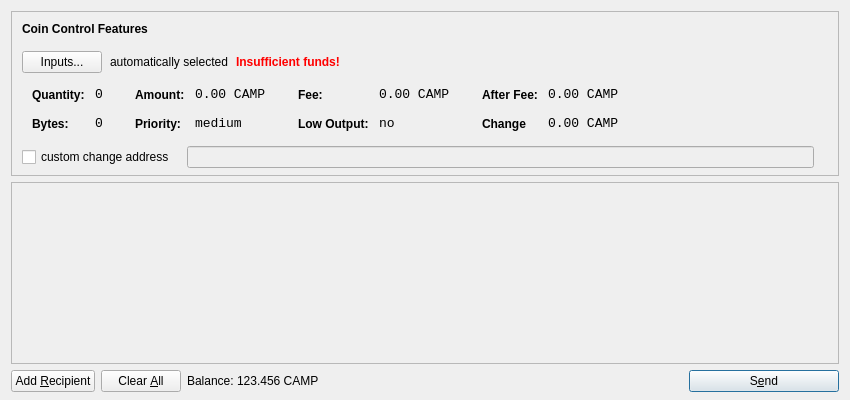
<?xml version="1.0" encoding="UTF-8"?>
<ui version="4.0">
 <class>SendCoinsDialog</class>
 <widget class="QDialog" name="SendCoinsDialog">
  <property name="geometry">
   <rect>
    <x>0</x>
    <y>0</y>
    <width>850</width>
    <height>400</height>
   </rect>
  </property>
  <property name="windowTitle">
   <string>Send Coins</string>
  </property>
  <layout class="QVBoxLayout" name="verticalLayout" stretch="0,1,0">
   <property name="bottomMargin">
    <number>8</number>
   </property>
   <item>
    <widget class="QFrame" name="frameCoinControl">
     <property name="sizePolicy">
      <sizepolicy hsizetype="Expanding" vsizetype="Expanding">
       <horstretch>0</horstretch>
       <verstretch>0</verstretch>
      </sizepolicy>
     </property>
     <property name="maximumSize">
      <size>
       <width>16777215</width>
       <height>16777215</height>
      </size>
     </property>
     <property name="frameShape">
      <enum>QFrame::StyledPanel</enum>
     </property>
     <property name="frameShadow">
      <enum>QFrame::Sunken</enum>
     </property>
     <layout class="QVBoxLayout" name="verticalLayoutCoinControl2">
      <property name="spacing">
       <number>-1</number>
      </property>
      <property name="leftMargin">
       <number>0</number>
      </property>
      <property name="topMargin">
       <number>0</number>
      </property>
      <property name="rightMargin">
       <number>0</number>
      </property>
      <property name="bottomMargin">
       <number>6</number>
      </property>
      <item>
       <layout class="QVBoxLayout" name="verticalLayoutCoinControl" stretch="0,0,0,0,1">
        <property name="spacing">
         <number>0</number>
        </property>
        <property name="leftMargin">
         <number>10</number>
        </property>
        <property name="topMargin">
         <number>10</number>
        </property>
        <item>
         <layout class="QHBoxLayout" name="horizontalLayoutCoinControl1">
          <property name="bottomMargin">
           <number>15</number>
          </property>
          <item>
           <widget class="QLabel" name="labelCoinControlFeatures">
            <property name="sizePolicy">
             <sizepolicy hsizetype="Preferred" vsizetype="Maximum">
              <horstretch>0</horstretch>
              <verstretch>0</verstretch>
             </sizepolicy>
            </property>
            <property name="font">
             <font>
              <weight>75</weight>
              <bold>true</bold>
             </font>
            </property>
            <property name="styleSheet">
             <string notr="true">font-weight:bold;</string>
            </property>
            <property name="text">
             <string>Coin Control Features</string>
            </property>
           </widget>
          </item>
         </layout>
        </item>
        <item>
         <layout class="QHBoxLayout" name="horizontalLayoutCoinControl2" stretch="0,0,0,0">
          <property name="spacing">
           <number>8</number>
          </property>
          <property name="bottomMargin">
           <number>10</number>
          </property>
          <item>
           <widget class="QPushButton" name="pushButtonCoinControl">
            <property name="styleSheet">
             <string notr="true"/>
            </property>
            <property name="text">
             <string>Inputs...</string>
            </property>
           </widget>
          </item>
          <item>
           <widget class="QLabel" name="labelCoinControlAutomaticallySelected">
            <property name="text">
             <string>automatically selected</string>
            </property>
            <property name="margin">
             <number>5</number>
            </property>
           </widget>
          </item>
          <item>
           <widget class="QLabel" name="labelCoinControlInsuffFunds">
            <property name="font">
             <font>
              <weight>75</weight>
              <bold>true</bold>
             </font>
            </property>
            <property name="styleSheet">
             <string notr="true">color:red;font-weight:bold;</string>
            </property>
            <property name="text">
             <string>Insufficient funds!</string>
            </property>
            <property name="margin">
             <number>5</number>
            </property>
           </widget>
          </item>
          <item>
           <spacer name="horizontalSpacerCoinControl">
            <property name="orientation">
             <enum>Qt::Horizontal</enum>
            </property>
            <property name="sizeHint" stdset="0">
             <size>
              <width>40</width>
              <height>1</height>
             </size>
            </property>
           </spacer>
          </item>
         </layout>
        </item>
        <item>
         <widget class="QWidget" name="widgetCoinControl" native="true">
          <property name="sizePolicy">
           <sizepolicy hsizetype="Preferred" vsizetype="Preferred">
            <horstretch>0</horstretch>
            <verstretch>0</verstretch>
           </sizepolicy>
          </property>
          <property name="minimumSize">
           <size>
            <width>0</width>
            <height>0</height>
           </size>
          </property>
          <property name="styleSheet">
           <string notr="true"/>
          </property>
          <layout class="QHBoxLayout" name="horizontalLayoutCoinControl5">
           <property name="margin">
            <number>0</number>
           </property>
           <item>
            <layout class="QHBoxLayout" name="horizontalLayoutCoinControl3" stretch="0,0,0,1">
             <property name="spacing">
              <number>20</number>
             </property>
             <property name="topMargin">
              <number>0</number>
             </property>
             <property name="bottomMargin">
              <number>10</number>
             </property>
             <item>
              <layout class="QFormLayout" name="formLayoutCoinControl1">
               <property name="horizontalSpacing">
                <number>10</number>
               </property>
               <property name="verticalSpacing">
                <number>14</number>
               </property>
               <property name="leftMargin">
                <number>10</number>
               </property>
               <property name="topMargin">
                <number>4</number>
               </property>
               <property name="rightMargin">
                <number>6</number>
               </property>
               <item row="0" column="0">
                <widget class="QLabel" name="labelCoinControlQuantityText">
                 <property name="styleSheet">
                  <string notr="true">font-weight:bold;</string>
                 </property>
                 <property name="text">
                  <string>Quantity:</string>
                 </property>
                 <property name="margin">
                  <number>0</number>
                 </property>
                </widget>
               </item>
               <item row="0" column="1">
                <widget class="QLabel" name="labelCoinControlQuantity">
                 <property name="font">
                  <font>
                   <family>Monospace</family>
                   <pointsize>10</pointsize>
                  </font>
                 </property>
                 <property name="cursor">
                  <cursorShape>IBeamCursor</cursorShape>
                 </property>
                 <property name="contextMenuPolicy">
                  <enum>Qt::ActionsContextMenu</enum>
                 </property>
                 <property name="text">
                  <string>0</string>
                 </property>
                 <property name="margin">
                  <number>0</number>
                 </property>
                 <property name="textInteractionFlags">
                  <set>Qt::LinksAccessibleByMouse|Qt::TextSelectableByKeyboard|Qt::TextSelectableByMouse</set>
                 </property>
                </widget>
               </item>
               <item row="1" column="0">
                <widget class="QLabel" name="labelCoinControlBytesText">
                 <property name="styleSheet">
                  <string notr="true">font-weight:bold;</string>
                 </property>
                 <property name="text">
                  <string>Bytes:</string>
                 </property>
                </widget>
               </item>
               <item row="1" column="1">
                <widget class="QLabel" name="labelCoinControlBytes">
                 <property name="font">
                  <font>
                   <family>Monospace</family>
                   <pointsize>10</pointsize>
                  </font>
                 </property>
                 <property name="cursor">
                  <cursorShape>IBeamCursor</cursorShape>
                 </property>
                 <property name="contextMenuPolicy">
                  <enum>Qt::ActionsContextMenu</enum>
                 </property>
                 <property name="text">
                  <string>0</string>
                 </property>
                 <property name="textInteractionFlags">
                  <set>Qt::LinksAccessibleByMouse|Qt::TextSelectableByKeyboard|Qt::TextSelectableByMouse</set>
                 </property>
                </widget>
               </item>
              </layout>
             </item>
             <item>
              <layout class="QFormLayout" name="formLayoutCoinControl2">
               <property name="horizontalSpacing">
                <number>10</number>
               </property>
               <property name="verticalSpacing">
                <number>14</number>
               </property>
               <property name="leftMargin">
                <number>6</number>
               </property>
               <property name="topMargin">
                <number>4</number>
               </property>
               <property name="rightMargin">
                <number>6</number>
               </property>
               <item row="0" column="0">
                <widget class="QLabel" name="labelCoinControlAmountText">
                 <property name="styleSheet">
                  <string notr="true">font-weight:bold;</string>
                 </property>
                 <property name="text">
                  <string>Amount:</string>
                 </property>
                 <property name="margin">
                  <number>0</number>
                 </property>
                </widget>
               </item>
               <item row="0" column="1">
                <widget class="QLabel" name="labelCoinControlAmount">
                 <property name="font">
                  <font>
                   <family>Monospace</family>
                   <pointsize>10</pointsize>
                  </font>
                 </property>
                 <property name="cursor">
                  <cursorShape>IBeamCursor</cursorShape>
                 </property>
                 <property name="contextMenuPolicy">
                  <enum>Qt::ActionsContextMenu</enum>
                 </property>
                 <property name="text">
                  <string>0.00 CAMP</string>
                 </property>
                 <property name="textInteractionFlags">
                  <set>Qt::LinksAccessibleByMouse|Qt::TextSelectableByKeyboard|Qt::TextSelectableByMouse</set>
                 </property>
                </widget>
               </item>
               <item row="1" column="0">
                <widget class="QLabel" name="labelCoinControlPriorityText">
                 <property name="styleSheet">
                  <string notr="true">font-weight:bold;</string>
                 </property>
                 <property name="text">
                  <string>Priority:</string>
                 </property>
                </widget>
               </item>
               <item row="1" column="1">
                <widget class="QLabel" name="labelCoinControlPriority">
                 <property name="font">
                  <font>
                   <family>Monospace</family>
                   <pointsize>10</pointsize>
                  </font>
                 </property>
                 <property name="cursor">
                  <cursorShape>IBeamCursor</cursorShape>
                 </property>
                 <property name="contextMenuPolicy">
                  <enum>Qt::ActionsContextMenu</enum>
                 </property>
                 <property name="text">
                  <string>medium</string>
                 </property>
                 <property name="textInteractionFlags">
                  <set>Qt::LinksAccessibleByMouse|Qt::TextSelectableByKeyboard|Qt::TextSelectableByMouse</set>
                 </property>
                </widget>
               </item>
              </layout>
             </item>
             <item>
              <layout class="QFormLayout" name="formLayoutCoinControl3">
               <property name="horizontalSpacing">
                <number>10</number>
               </property>
               <property name="verticalSpacing">
                <number>14</number>
               </property>
               <property name="leftMargin">
                <number>6</number>
               </property>
               <property name="topMargin">
                <number>4</number>
               </property>
               <property name="rightMargin">
                <number>6</number>
               </property>
               <item row="0" column="0">
                <widget class="QLabel" name="labelCoinControlFeeText">
                 <property name="styleSheet">
                  <string notr="true">font-weight:bold;</string>
                 </property>
                 <property name="text">
                  <string>Fee:</string>
                 </property>
                 <property name="margin">
                  <number>0</number>
                 </property>
                </widget>
               </item>
               <item row="0" column="1">
                <widget class="QLabel" name="labelCoinControlFee">
                 <property name="font">
                  <font>
                   <family>Monospace</family>
                   <pointsize>10</pointsize>
                  </font>
                 </property>
                 <property name="cursor">
                  <cursorShape>IBeamCursor</cursorShape>
                 </property>
                 <property name="contextMenuPolicy">
                  <enum>Qt::ActionsContextMenu</enum>
                 </property>
                 <property name="text">
                  <string>0.00 CAMP</string>
                 </property>
                 <property name="textInteractionFlags">
                  <set>Qt::LinksAccessibleByMouse|Qt::TextSelectableByKeyboard|Qt::TextSelectableByMouse</set>
                 </property>
                </widget>
               </item>
               <item row="1" column="0">
                <widget class="QLabel" name="labelCoinControlLowOutputText">
                 <property name="styleSheet">
                  <string notr="true">font-weight:bold;</string>
                 </property>
                 <property name="text">
                  <string>Low Output:</string>
                 </property>
                </widget>
               </item>
               <item row="1" column="1">
                <widget class="QLabel" name="labelCoinControlLowOutput">
                 <property name="font">
                  <font>
                   <family>Monospace</family>
                   <pointsize>10</pointsize>
                  </font>
                 </property>
                 <property name="cursor">
                  <cursorShape>IBeamCursor</cursorShape>
                 </property>
                 <property name="contextMenuPolicy">
                  <enum>Qt::ActionsContextMenu</enum>
                 </property>
                 <property name="text">
                  <string>no</string>
                 </property>
                 <property name="textInteractionFlags">
                  <set>Qt::LinksAccessibleByMouse|Qt::TextSelectableByKeyboard|Qt::TextSelectableByMouse</set>
                 </property>
                </widget>
               </item>
              </layout>
             </item>
             <item>
              <layout class="QFormLayout" name="formLayoutCoinControl4">
               <property name="horizontalSpacing">
                <number>10</number>
               </property>
               <property name="verticalSpacing">
                <number>14</number>
               </property>
               <property name="leftMargin">
                <number>6</number>
               </property>
               <property name="topMargin">
                <number>4</number>
               </property>
               <property name="rightMargin">
                <number>6</number>
               </property>
               <item row="0" column="0">
                <widget class="QLabel" name="labelCoinControlAfterFeeText">
                 <property name="styleSheet">
                  <string notr="true">font-weight:bold;</string>
                 </property>
                 <property name="text">
                  <string>After Fee:</string>
                 </property>
                 <property name="margin">
                  <number>0</number>
                 </property>
                </widget>
               </item>
               <item row="0" column="1">
                <widget class="QLabel" name="labelCoinControlAfterFee">
                 <property name="font">
                  <font>
                   <family>Monospace</family>
                   <pointsize>10</pointsize>
                  </font>
                 </property>
                 <property name="cursor">
                  <cursorShape>IBeamCursor</cursorShape>
                 </property>
                 <property name="contextMenuPolicy">
                  <enum>Qt::ActionsContextMenu</enum>
                 </property>
                 <property name="text">
                  <string>0.00 CAMP</string>
                 </property>
                 <property name="textInteractionFlags">
                  <set>Qt::LinksAccessibleByMouse|Qt::TextSelectableByKeyboard|Qt::TextSelectableByMouse</set>
                 </property>
                </widget>
               </item>
               <item row="1" column="0">
                <widget class="QLabel" name="labelCoinControlChangeText">
                 <property name="styleSheet">
                  <string notr="true">font-weight:bold;</string>
                 </property>
                 <property name="text">
                  <string>Change</string>
                 </property>
                </widget>
               </item>
               <item row="1" column="1">
                <widget class="QLabel" name="labelCoinControlChange">
                 <property name="font">
                  <font>
                   <family>Monospace</family>
                   <pointsize>10</pointsize>
                  </font>
                 </property>
                 <property name="cursor">
                  <cursorShape>IBeamCursor</cursorShape>
                 </property>
                 <property name="contextMenuPolicy">
                  <enum>Qt::ActionsContextMenu</enum>
                 </property>
                 <property name="text">
                  <string>0.00 CAMP</string>
                 </property>
                 <property name="textInteractionFlags">
                  <set>Qt::LinksAccessibleByMouse|Qt::TextSelectableByKeyboard|Qt::TextSelectableByMouse</set>
                 </property>
                </widget>
               </item>
              </layout>
             </item>
            </layout>
           </item>
          </layout>
         </widget>
        </item>
        <item>
         <layout class="QHBoxLayout" name="horizontalLayoutCoinControl4" stretch="0,0,0">
          <property name="spacing">
           <number>12</number>
          </property>
          <property name="sizeConstraint">
           <enum>QLayout::SetDefaultConstraint</enum>
          </property>
          <property name="topMargin">
           <number>5</number>
          </property>
          <property name="rightMargin">
           <number>5</number>
          </property>
          <item>
           <widget class="QCheckBox" name="checkBoxCoinControlChange">
            <property name="text">
             <string>custom change address</string>
            </property>
           </widget>
          </item>
          <item>
           <widget class="QLineEdit" name="lineEditCoinControlChange">
            <property name="enabled">
             <bool>false</bool>
            </property>
            <property name="sizePolicy">
             <sizepolicy hsizetype="Expanding" vsizetype="Fixed">
              <horstretch>0</horstretch>
              <verstretch>0</verstretch>
             </sizepolicy>
            </property>
           </widget>
          </item>
          <item>
           <widget class="QLabel" name="labelCoinControlChangeLabel">
            <property name="sizePolicy">
             <sizepolicy hsizetype="Preferred" vsizetype="Expanding">
              <horstretch>0</horstretch>
              <verstretch>0</verstretch>
             </sizepolicy>
            </property>
            <property name="minimumSize">
             <size>
              <width>0</width>
              <height>0</height>
             </size>
            </property>
            <property name="text">
             <string/>
            </property>
            <property name="margin">
             <number>3</number>
            </property>
           </widget>
          </item>
         </layout>
        </item>
        <item>
         <spacer name="verticalSpacerCoinControl">
          <property name="orientation">
           <enum>Qt::Vertical</enum>
          </property>
          <property name="sizeHint" stdset="0">
           <size>
            <width>800</width>
            <height>1</height>
           </size>
          </property>
         </spacer>
        </item>
       </layout>
      </item>
     </layout>
    </widget>
   </item>
   <item>
    <widget class="QScrollArea" name="scrollArea">
     <property name="widgetResizable">
      <bool>true</bool>
     </property>
     <widget class="QWidget" name="scrollAreaWidgetContents">
      <property name="geometry">
       <rect>
        <x>0</x>
        <y>0</y>
        <width>830</width>
        <height>165</height>
       </rect>
      </property>
      <layout class="QVBoxLayout" name="verticalLayout_2">
       <property name="margin">
        <number>0</number>
       </property>
       <item>
        <layout class="QVBoxLayout" name="entries">
         <property name="spacing">
          <number>6</number>
         </property>
        </layout>
       </item>
       <item>
        <spacer name="verticalSpacer">
         <property name="orientation">
          <enum>Qt::Vertical</enum>
         </property>
         <property name="sizeHint" stdset="0">
          <size>
           <width>20</width>
           <height>40</height>
          </size>
         </property>
        </spacer>
       </item>
      </layout>
     </widget>
    </widget>
   </item>
   <item>
    <layout class="QHBoxLayout" name="horizontalLayout">
     <item>
      <widget class="QPushButton" name="addButton">
       <property name="toolTip">
        <string>Send to multiple recipients at once</string>
       </property>
       <property name="text">
        <string>Add &amp;Recipient</string>
       </property>
       <property name="icon">
        <iconset resource="../bitcoin.qrc">
         <normaloff>:/icons/add</normaloff>:/icons/add</iconset>
       </property>
       <property name="autoDefault">
        <bool>false</bool>
       </property>
      </widget>
     </item>
     <item>
      <widget class="QPushButton" name="clearButton">
       <property name="sizePolicy">
        <sizepolicy hsizetype="Minimum" vsizetype="Fixed">
         <horstretch>0</horstretch>
         <verstretch>0</verstretch>
        </sizepolicy>
       </property>
       <property name="toolTip">
        <string>Remove all transaction fields</string>
       </property>
       <property name="text">
        <string>Clear &amp;All</string>
       </property>
       <property name="icon">
        <iconset resource="../bitcoin.qrc">
         <normaloff>:/icons/remove</normaloff>:/icons/remove</iconset>
       </property>
       <property name="autoRepeatDelay">
        <number>300</number>
       </property>
       <property name="autoDefault">
        <bool>false</bool>
       </property>
      </widget>
     </item>
     <item>
      <layout class="QHBoxLayout" name="horizontalLayout_2">
       <property name="spacing">
        <number>3</number>
       </property>
       <item>
        <widget class="QLabel" name="label">
         <property name="sizePolicy">
          <sizepolicy hsizetype="Preferred" vsizetype="Fixed">
           <horstretch>0</horstretch>
           <verstretch>0</verstretch>
          </sizepolicy>
         </property>
         <property name="text">
          <string>Balance:</string>
         </property>
        </widget>
       </item>
       <item>
        <widget class="QLabel" name="labelBalance">
         <property name="sizePolicy">
          <sizepolicy hsizetype="Preferred" vsizetype="Fixed">
           <horstretch>0</horstretch>
           <verstretch>0</verstretch>
          </sizepolicy>
         </property>
         <property name="cursor">
          <cursorShape>IBeamCursor</cursorShape>
         </property>
         <property name="text">
          <string>123.456 CAMP</string>
         </property>
         <property name="textInteractionFlags">
          <set>Qt::LinksAccessibleByMouse|Qt::TextSelectableByKeyboard|Qt::TextSelectableByMouse</set>
         </property>
        </widget>
       </item>
      </layout>
     </item>
     <item>
      <spacer name="horizontalSpacer">
       <property name="orientation">
        <enum>Qt::Horizontal</enum>
       </property>
       <property name="sizeHint" stdset="0">
        <size>
         <width>40</width>
         <height>20</height>
        </size>
       </property>
      </spacer>
     </item>
     <item>
      <widget class="QPushButton" name="sendButton">
       <property name="minimumSize">
        <size>
         <width>150</width>
         <height>0</height>
        </size>
       </property>
       <property name="toolTip">
        <string>Confirm the send action</string>
       </property>
       <property name="text">
        <string>S&amp;end</string>
       </property>
       <property name="icon">
        <iconset resource="../bitcoin.qrc">
         <normaloff>:/icons/send</normaloff>:/icons/send</iconset>
       </property>
       <property name="default">
        <bool>true</bool>
       </property>
      </widget>
     </item>
    </layout>
   </item>
  </layout>
 </widget>
 <resources>
  <include location="../bitcoin.qrc"/>
 </resources>
 <connections/>
</ui>
